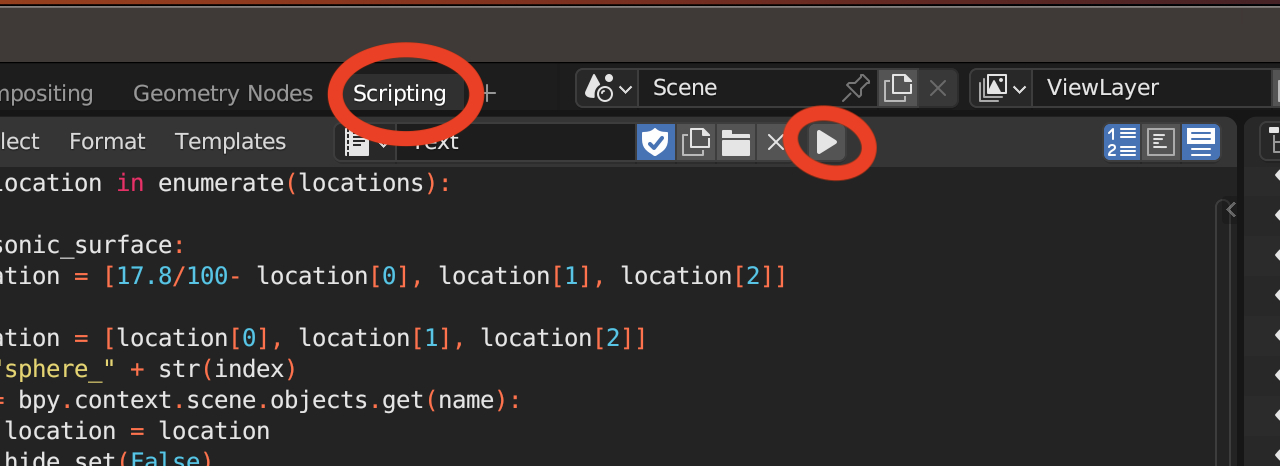
#> input picture pictures/blender.png, 1280 x 466 px
$ python -i haptic.py   (imports and definitions only)
#> lines starting #> are read from the running program, lines starting #| are printed output that depends on the picture; after the words box and inside, x2 and y2 are one past the last pixel; in counts of white or black regions, pixels touching at a corner belong together
#> further down, picture is the input picture: shape (466, 1280, 3); mean B, G, R 46.3, 46.8, 50.7
from PIL import Image, ImageDraw, ImageFont
import cv2
import numpy as np
import redis
import threading
import time
import math
from pathlib import Path

sonic_surface = False

def get_bounding_rect_area(contour):
    # calculate area using the minimum bounding rectangle instead of whatever cv2.contourArea does
    rect = cv2.minAreaRect(contour)
    width = rect[1][0]
    height = rect[1][1]
    return width * height


def draw_biggest_external_contour(frame,
                                  border_size=0,
                                  border_color=(255, 255, 255),
                                  min_distance=80,
                                  canny_low=50,
                                  canny_high=150,
                                  dilate_kernel_size=10):
    # Add a white border to the frame, so that a fully black frame will still have an outline
#> called with border_size = 0, border_color = (255, 255, 255), min_distance = 80, canny_low = 50, canny_high = 150, dilate_kernel_size = 10
    frame = cv2.copyMakeBorder(frame, border_size, border_size, border_size, border_size, cv2.BORDER_CONSTANT, value=border_color)

    # Convert the frame to grayscale
    gray_frame = cv2.cvtColor(frame, cv2.COLOR_BGR2GRAY)
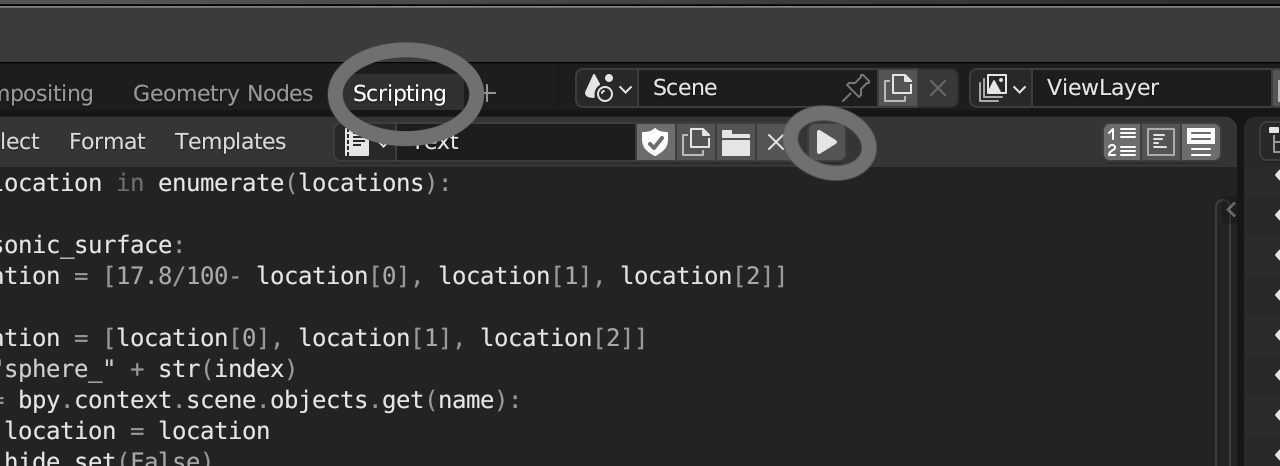
#> gray_frame: shape (466, 1280); min 0, max 255, mean 48

    kernel = cv2.getStructuringElement(cv2.MORPH_ELLIPSE, (dilate_kernel_size, dilate_kernel_size))
    morphed = cv2.morphologyEx(gray_frame, cv2.MORPH_CLOSE, kernel)
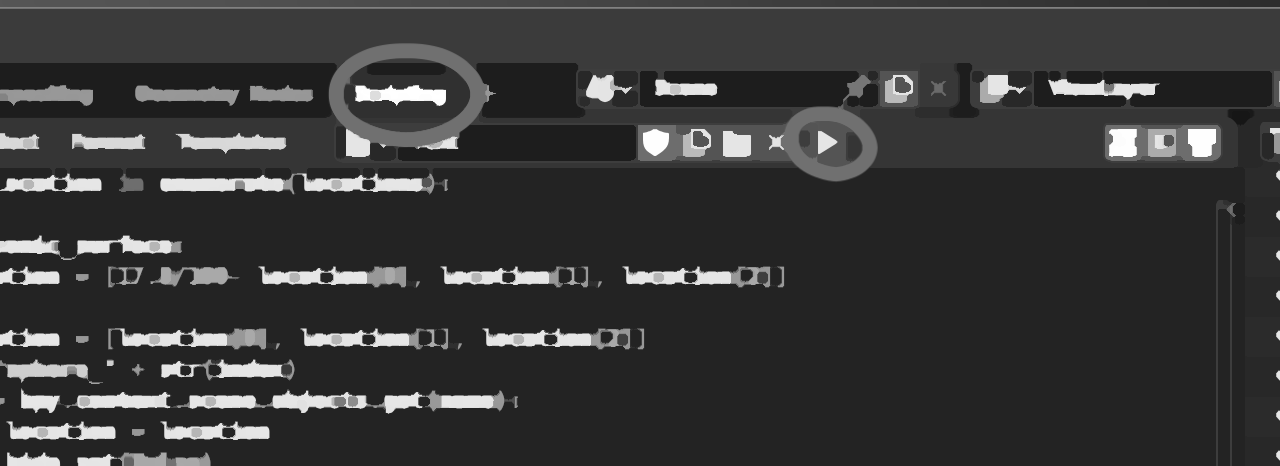
#> morphed: shape (466, 1280); min 22, max 255, mean 55.9
    # dilate and erode to remove noise

    # Run Canny edge detection
    edges = cv2.Canny(morphed, canny_low, canny_high)
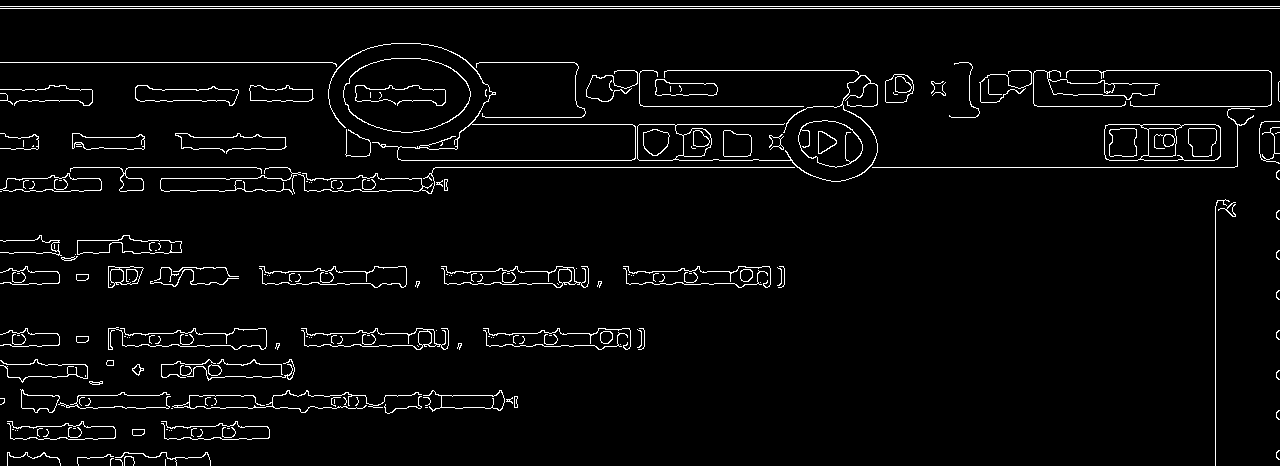
#> edges: shape (466, 1280); 3.6% white in thin lines or dots

    # Find contours
    contours, _ = cv2.findContours(edges, cv2.RETR_LIST, cv2.CHAIN_APPROX_NONE) # cv2.RETR_EXTERNAL for just external,
#> contours = 292 contours, 188 with area under 20; largest, box (x1, y1, x2, y2) and area: (343, 58, 471, 133) 7334, (343, 58, 471, 133) 7270, (328, 43, 636, 161) 7169, (397, 123, 636, 161) 7048, (1104, 124, 1221, 161) 4123

    # Find the largest n contours
    if len(contours) == 0:
        return [], frame, 0
    main_contours = []
    # add all contours with area greater than 100
    for contour in contours:
        if get_bounding_rect_area(contour) > 200:
            main_contours.append(contour)
#> this loop made 292 passes
#> (rect in get_bounding_rect_area, width in get_bounding_rect_area, height in get_bounding_rect_area) on passes 1 to 3: (((165, 462), (6, 0), -90), 6, 0), (((119.6, 460.8), (3.25, 9.22), -49.4), 3.25, 9.22), (((110.4, 461), (7.62, 2.36), -66.8), 7.62, 2.36)
#> after the loop, main_contours = 97 contours, 25 with area under 20; largest, box (x1, y1, x2, y2) and area: (343, 58, 471, 133) 7334, (343, 58, 471, 133) 7270, (328, 43, 636, 161) 7169, (397, 123, 636, 161) 7048, (1104, 124, 1221, 161) 4123

    # Extract points along the contour that are farther than min_distance away from each other
    contour_points = []
    for main_contour in main_contours:
        for i in range(len(main_contour)):
            point = main_contour[i][0]
            # if i is 0 or if the the point is far enough from the previous point
            if i == 0 or np.linalg.norm(np.array(point) - np.array(contour_points[-1])) > min_distance:
                contour_points.append(tuple(point))
#> this loop made 97 passes
#> after the loop, contour_points = 221 pairs, first value 0 to 1264, second value 43 to 455

    # reduce duplicates
    new_contour_points = []
    for i in range(len(contour_points)):
        if i == 0 or all(np.linalg.norm(np.array(contour_points[i]) - np.array(point)) > min_distance/3 for point in new_contour_points):
            new_contour_points.append(contour_points[i])
#> after the loop, new_contour_points = 111 pairs, first value 0 to 1264, second value 59 to 455
    contour_points = new_contour_points
#> contour_points has the same summary as new_contour_points

    # Draw circles on the frame at the extracted points

    for point in contour_points:
        cv2.circle(frame, point, 8, (0, 255, 0), -1)
#> this loop made 111 passes
#> point on passes 1 to 12: (107, 454), (204, 455), (7, 452), (161, 421), (241, 427), (7, 421), (87, 427), (419, 396), (121, 392), (499, 391), (21, 391), (287, 390)
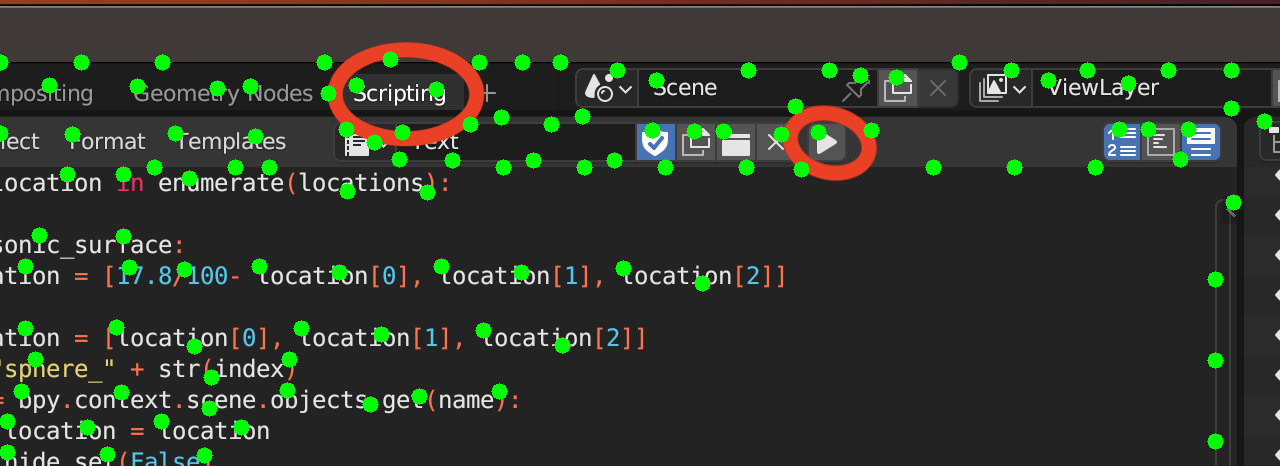
#> frame: shape (466, 1280, 3); 3.64% of pixels changed, all inside (x1, y1, x2, y2) = (0, 51, 1273, 464)


    return contour_points, frame

def output_pwm(points, r, frequency, duty_cycle, image_width, image_height, stop_event):
    period = 1 / frequency
    # scale down the points, send them over redis to the positions channel. Send it at the frequency and duty cycle
    # points is a list of tuples, scale it down to 0.1 x 0.1
    # flip y because y = 0 is at the top
    side_length = 0.1 if sonic_surface else 0.178
    scaled_points = [(point[0] / image_width * side_length, (image_height - point[1]) / image_height * side_length) for point in points]
    positions = [list(point) for point in scaled_points]
    positions = [[point[0], point[1], 0.01] for point in positions]
    msg_packed = repr(positions).encode('utf-8')
    # modulate sending at the frequency and duty cycle. On is positions, off is a list with just a corner
    high_position = [[point[0], point[1], 0] for point in positions] # same but higher
    off_packed  = repr(high_position).encode('utf-8')
    while True:
        if stop_event.is_set():
            return
        r.publish('positions', msg_packed)
        time.sleep(period * duty_cycle)
        r.publish('positions', off_packed)
        time.sleep(period * (1 - duty_cycle))

def output_sinusoid(points, r, frequency, amplitude, image_width, image_height, stop_event):
    period = 1 / frequency
    # scale down the points, send them over redis to the positions channel. Send it at the frequency and duty cycle
    # points is a list of tuples, scale it down to 0.1 x 0.1
    # flip y because y = 0 is at the top
    scaled_points = [(point[0] / image_width * 0.1, (image_height - point[1]) / image_height * 0.1) for point in points]
    positions = [list(point) for point in scaled_points]
    spacings = math.floor(100/frequency)
    while True:
        if stop_event.is_set():
            return
        for i in range(spacings):
            if stop_event.is_set():
                return
            positions = [[point[0], point[1], amplitude * np.sin(i * 2 * np.pi / spacings) + amplitude/2] for point in scaled_points]
            msg_packed = repr(positions).encode('utf-8')
            r.publish('positions', msg_packed)
            time.sleep(period / spacings)


# [93 lines not run here, left out]

>>> import cv2
>>> picture = cv2.imread('../pictures/blender.png')
>>> result = draw_biggest_external_contour(picture)
